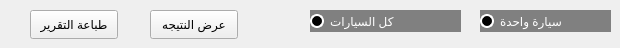
      <widget class="QWidget" name="tab_13">
       <attribute name="title">
        <string>التراخيص</string>
       </attribute>
       <widget class="QPushButton" name="pushButton_7">
        <property name="geometry">
         <rect>
          <x>150</x>
          <y>10</y>
          <width>88</width>
          <height>29</height>
         </rect>
        </property>
        <property name="text">
         <string>عرض النتيجه</string>
        </property>
       </widget>
       <widget class="QPushButton" name="pushButton_8">
        <property name="geometry">
         <rect>
          <x>30</x>
          <y>10</y>
          <width>88</width>
          <height>29</height>
         </rect>
        </property>
        <property name="text">
         <string>طباعة التقرير</string>
        </property>
       </widget>
       <widget class="QRadioButton" name="radioButton_7">
        <property name="geometry">
         <rect>
          <x>310</x>
          <y>10</y>
          <width>151</width>
          <height>22</height>
         </rect>
        </property>
        <property name="styleSheet">
         <string notr="true">QRadioButton {
    background-color : gray;
	color : white
}

QRadioButton::indicator {
	width : 10px;
	height : 10px;
	border-radius : 7px;   
}

QRadioButton::indicator:unchecked {
    background-color : black;
    border: 2px solid white;
}

QRadioButton::indicator:checked {
	background-color : white;
    border: 2px solid white;
}
</string>
        </property>
        <property name="text">
         <string>كل السيارات</string>
        </property>
       </widget>
       <widget class="QRadioButton" name="radioButton_8">
        <property name="geometry">
         <rect>
          <x>480</x>
          <y>10</y>
          <width>131</width>
          <height>22</height>
         </rect>
        </property>
        <property name="styleSheet">
         <string notr="true">QRadioButton {
    background-color : gray;
	color : white
}

QRadioButton::indicator {
	width : 10px;
	height : 10px;
	border-radius : 7px;   
}

QRadioButton::indicator:unchecked {
    background-color : black;
    border: 2px solid white;
}

QRadioButton::indicator:checked {
	background-color : white;
    border: 2px solid white;
}
</string>
        </property>
        <property name="text">
         <string>سيارة واحدة</string>
        </property>
       </widget>
      </widget>
